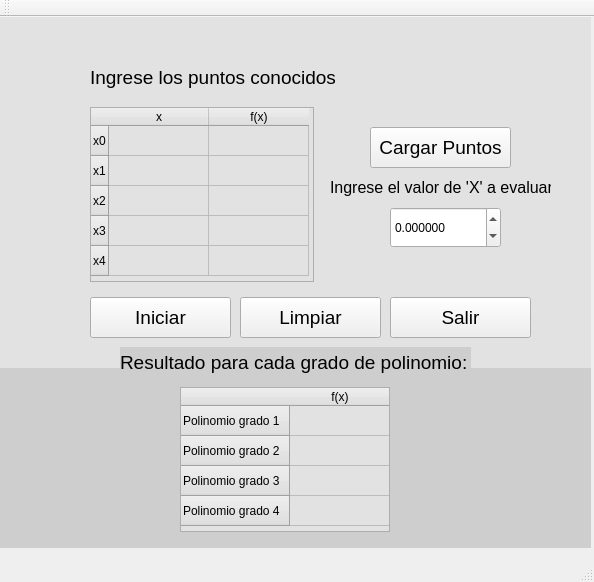
<?xml version="1.0" encoding="UTF-8"?>
<ui version="4.0">
 <class>ILagrange</class>
 <widget class="QMainWindow" name="ILagrange">
  <property name="geometry">
   <rect>
    <x>0</x>
    <y>0</y>
    <width>594</width>
    <height>582</height>
   </rect>
  </property>
  <property name="windowTitle">
   <string>ILagrange</string>
  </property>
  <widget class="QWidget" name="centralWidget">
   <widget class="QTableWidget" name="Tabla">
    <property name="geometry">
     <rect>
      <x>90</x>
      <y>90</y>
      <width>224</width>
      <height>175</height>
     </rect>
    </property>
    <property name="sizePolicy">
     <sizepolicy hsizetype="Expanding" vsizetype="Expanding">
      <horstretch>0</horstretch>
      <verstretch>0</verstretch>
     </sizepolicy>
    </property>
    <property name="sizeIncrement">
     <size>
      <width>0</width>
      <height>0</height>
     </size>
    </property>
    <property name="styleSheet">
     <string notr="true">background-color: rgb(226, 226, 226);</string>
    </property>
    <row>
     <property name="text">
      <string>x0</string>
     </property>
    </row>
    <row>
     <property name="text">
      <string>x1</string>
     </property>
    </row>
    <row>
     <property name="text">
      <string>x2</string>
     </property>
    </row>
    <row>
     <property name="text">
      <string>x3</string>
     </property>
    </row>
    <row>
     <property name="text">
      <string>x4</string>
     </property>
    </row>
    <column>
     <property name="text">
      <string>x</string>
     </property>
    </column>
    <column>
     <property name="text">
      <string>f(x)</string>
     </property>
    </column>
   </widget>
   <widget class="QLabel" name="label">
    <property name="geometry">
     <rect>
      <x>90</x>
      <y>50</y>
      <width>251</width>
      <height>21</height>
     </rect>
    </property>
    <property name="font">
     <font>
      <pointsize>14</pointsize>
     </font>
    </property>
    <property name="text">
     <string>Ingrese los puntos conocidos</string>
    </property>
   </widget>
   <widget class="QPushButton" name="carga">
    <property name="geometry">
     <rect>
      <x>370</x>
      <y>110</y>
      <width>141</width>
      <height>41</height>
     </rect>
    </property>
    <property name="font">
     <font>
      <pointsize>14</pointsize>
     </font>
    </property>
    <property name="text">
     <string>Cargar Puntos</string>
    </property>
   </widget>
   <widget class="QPushButton" name="inicia">
    <property name="geometry">
     <rect>
      <x>90</x>
      <y>280</y>
      <width>141</width>
      <height>41</height>
     </rect>
    </property>
    <property name="font">
     <font>
      <pointsize>14</pointsize>
     </font>
    </property>
    <property name="text">
     <string>Iniciar</string>
    </property>
   </widget>
   <widget class="QPushButton" name="limpia">
    <property name="geometry">
     <rect>
      <x>240</x>
      <y>280</y>
      <width>141</width>
      <height>41</height>
     </rect>
    </property>
    <property name="font">
     <font>
      <pointsize>14</pointsize>
     </font>
    </property>
    <property name="text">
     <string>Limpiar</string>
    </property>
   </widget>
   <widget class="QPushButton" name="sale">
    <property name="geometry">
     <rect>
      <x>390</x>
      <y>280</y>
      <width>141</width>
      <height>41</height>
     </rect>
    </property>
    <property name="font">
     <font>
      <pointsize>14</pointsize>
     </font>
    </property>
    <property name="text">
     <string>Salir</string>
    </property>
   </widget>
   <widget class="QDoubleSpinBox" name="valorx">
    <property name="geometry">
     <rect>
      <x>390</x>
      <y>190</y>
      <width>111</width>
      <height>41</height>
     </rect>
    </property>
    <property name="decimals">
     <number>6</number>
    </property>
    <property name="minimum">
     <double>-9999999.000000000000000</double>
    </property>
    <property name="maximum">
     <double>999999999.000000000000000</double>
    </property>
    <property name="singleStep">
     <double>0.100000000000000</double>
    </property>
   </widget>
   <widget class="QLabel" name="label_2">
    <property name="geometry">
     <rect>
      <x>330</x>
      <y>150</y>
      <width>221</width>
      <height>41</height>
     </rect>
    </property>
    <property name="font">
     <font>
      <pointsize>12</pointsize>
     </font>
    </property>
    <property name="text">
     <string>Ingrese el valor de 'X' a evaluar</string>
    </property>
   </widget>
   <widget class="QLabel" name="label_3">
    <property name="geometry">
     <rect>
      <x>120</x>
      <y>330</y>
      <width>351</width>
      <height>31</height>
     </rect>
    </property>
    <property name="font">
     <font>
      <pointsize>14</pointsize>
     </font>
    </property>
    <property name="styleSheet">
     <string notr="true">background-color: rgb(206, 206, 206);</string>
    </property>
    <property name="text">
     <string>Resultado para cada grado de polinomio:</string>
    </property>
   </widget>
   <widget class="QTableWidget" name="Tabres">
    <property name="geometry">
     <rect>
      <x>180</x>
      <y>370</y>
      <width>210</width>
      <height>145</height>
     </rect>
    </property>
    <property name="styleSheet">
     <string notr="true">background-color: rgb(226, 226, 226);</string>
    </property>
    <row>
     <property name="text">
      <string>Polinomio grado 1</string>
     </property>
    </row>
    <row>
     <property name="text">
      <string>Polinomio grado 2</string>
     </property>
    </row>
    <row>
     <property name="text">
      <string>Polinomio grado 3</string>
     </property>
    </row>
    <row>
     <property name="text">
      <string>Polinomio grado 4</string>
     </property>
    </row>
    <column>
     <property name="text">
      <string>f(x)</string>
     </property>
    </column>
   </widget>
   <widget class="QLabel" name="label_4">
    <property name="geometry">
     <rect>
      <x>0</x>
      <y>0</y>
      <width>591</width>
      <height>351</height>
     </rect>
    </property>
    <property name="styleSheet">
     <string notr="true">background-color: rgb(226, 226, 226);</string>
    </property>
    <property name="text">
     <string/>
    </property>
   </widget>
   <widget class="QLabel" name="label_5">
    <property name="geometry">
     <rect>
      <x>0</x>
      <y>350</y>
      <width>591</width>
      <height>181</height>
     </rect>
    </property>
    <property name="styleSheet">
     <string notr="true">background-color: rgb(206, 206, 206);</string>
    </property>
    <property name="text">
     <string/>
    </property>
   </widget>
   <zorder>label_5</zorder>
   <zorder>label_4</zorder>
   <zorder>Tabla</zorder>
   <zorder>label</zorder>
   <zorder>carga</zorder>
   <zorder>inicia</zorder>
   <zorder>limpia</zorder>
   <zorder>sale</zorder>
   <zorder>valorx</zorder>
   <zorder>label_2</zorder>
   <zorder>label_3</zorder>
   <zorder>Tabres</zorder>
  </widget>
  <widget class="QMenuBar" name="menuBar">
   <property name="geometry">
    <rect>
     <x>0</x>
     <y>0</y>
     <width>594</width>
     <height>21</height>
    </rect>
   </property>
  </widget>
  <widget class="QToolBar" name="mainToolBar">
   <attribute name="toolBarArea">
    <enum>TopToolBarArea</enum>
   </attribute>
   <attribute name="toolBarBreak">
    <bool>false</bool>
   </attribute>
  </widget>
  <widget class="QStatusBar" name="statusBar"/>
 </widget>
 <layoutdefault spacing="6" margin="11"/>
 <resources/>
 <connections>
  <connection>
   <sender>sale</sender>
   <signal>clicked()</signal>
   <receiver>ILagrange</receiver>
   <slot>close()</slot>
   <hints>
    <hint type="sourcelabel">
     <x>460</x>
     <y>353</y>
    </hint>
    <hint type="destinationlabel">
     <x>564</x>
     <y>400</y>
    </hint>
   </hints>
  </connection>
 </connections>
</ui>
